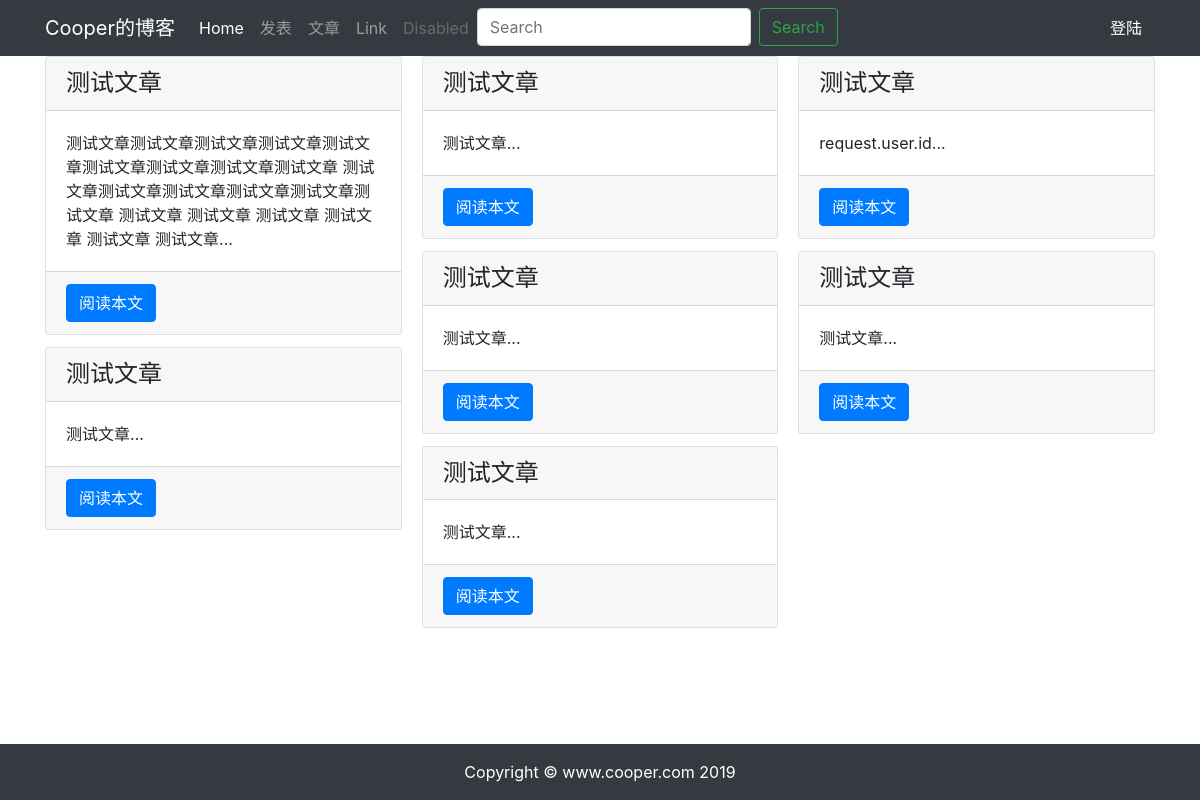
The app's page /article/, older data.
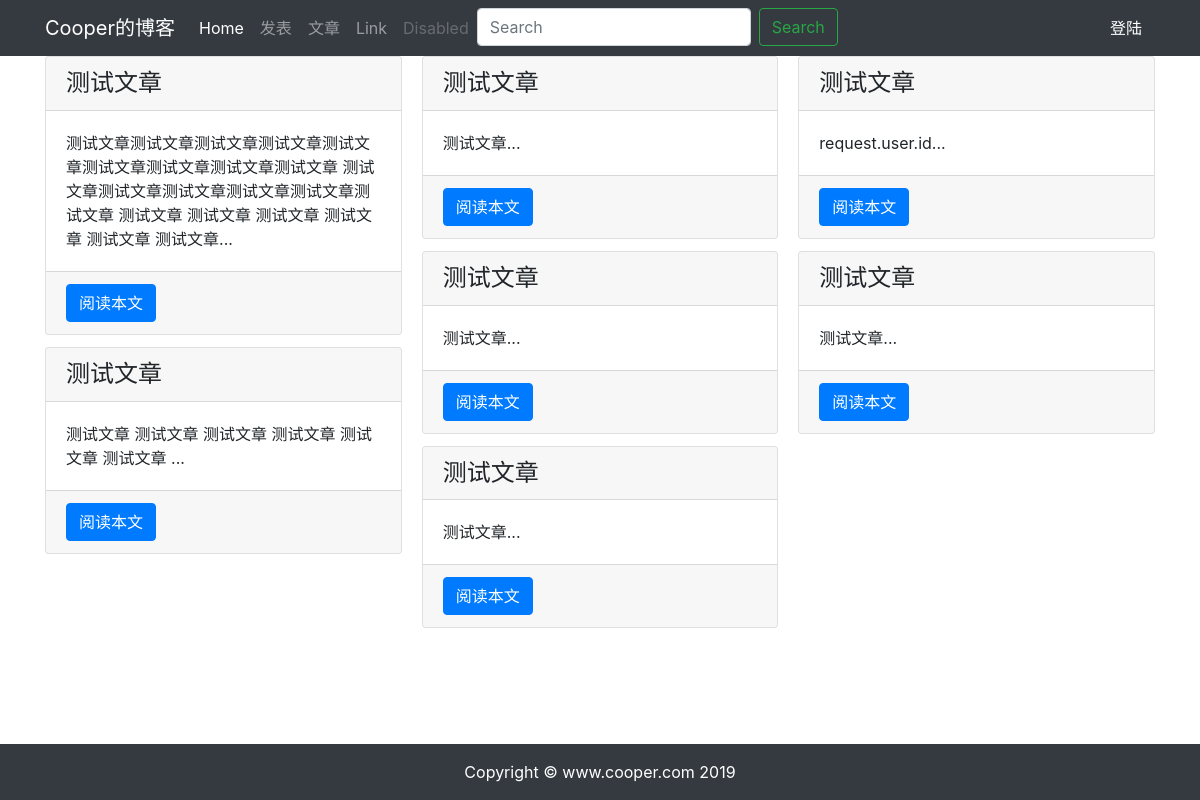
The same page, newer data.
### article/models.py (models this page shows, shortened)
class ArticlePost(models.Model):
    author = models.ForeignKey(User, on_delete=models.CASCADE)
    title = models.CharField(max_length=100)
    body = models.TextField()
    created = models.DateTimeField(default=timezone.now)
    updated = models.DateTimeField(auto_now=True)
    class Meta:
        ordering = ('-created',)
        verbose_name = '文章'
        verbose_name_plural = verbose_name

### article/views.py (the view)
# urls.py: path('', views.article_list, name='article_list'),
def article_list(request):
    articles = ArticlePost.objects.all()
    context = {'articles': articles}
    return render(request, 'article/list.html', context)

### templates/article/list.html (shortened to what this page needs)
{% extends "base.html" %}
{% load staticfiles %}
{% block content %}
    <div class="container">
        <div class="card-columns">
            {% for article in articles %}
                <div class="card">
                    <h4 class="card-header">{{ article.title }}</h4>
                    <div class="card-body ">
                        <p class="card-text ">{{ article.body|slice:'100' }}...</p>
                    </div>
                    <div class="card-footer">
                        <a href="{% url 'article:article_detail' article.id %}" class="btn btn-primary">阅读本文</a>
                    </div>
                </div>
            {% endfor %}
        </div>
    </div>
{% endblock content %}

Row changes from the older to the newer data that the page shows:
changed ArticlePost: body "测试文章" → "测试文章 测试文章 测试文章 测试文章 测试文章 测试文章"
